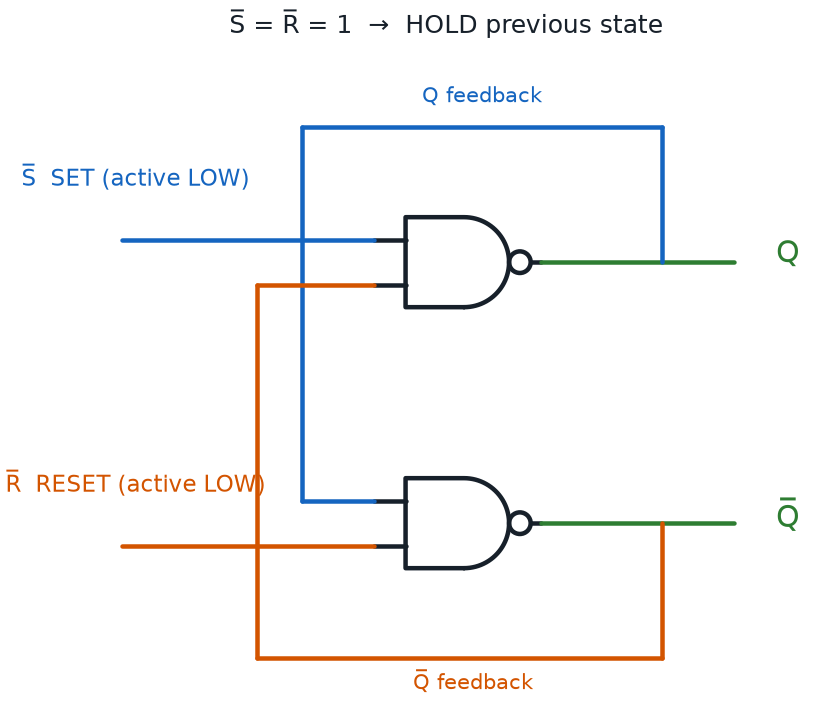

This figure's Python source:
#!/usr/bin/env python3
"""Render a cross-coupled NAND RS latch.

Prompt:
    Draw two cross-coupled NAND gates as an active-low RS latch. Label the
    external inputs S-bar (SET) and R-bar (RESET), outputs Q and Q-bar, and
    both feedback paths. Route one feedback path clearly above and the other
    below the gates with orthogonal segments, junction dots only at true joins,
    and no ambiguous crossings. Note that S-bar=R-bar=1 holds state.

Topology: upper NAND output Q feeds lower NAND feedback input; lower NAND
output Q-bar feeds upper NAND feedback input.
Assumptions: The chapter's S/R names are shown with bars because NAND-latch
inputs are active LOW.
"""

from pathlib import Path
import sys

sys.path.insert(0, str(Path(__file__).resolve().parents[3]))
import schemdraw.logic as logic
from docs.schematic_utils import BLUE, GREEN, INK, ORANGE, drawing, save_cli, text, wire


def build_drawing():
    d = drawing()
    top = d.add(logic.Nand(inputs=2).right().at((5, 5.2)))
    bot = d.add(logic.Nand(inputs=2).right().at((5, 2.3)))
    wire(d, (2.2, top.in1[1]), top.in1, color=BLUE)
    wire(d, (2.2, bot.in2[1]), bot.in2, color=ORANGE)
    text(d, "S̅  SET (active LOW)", (2.25, top.in1[1] + 0.6), color=BLUE, fontsize=9)
    text(
        d, "R̅  RESET (active LOW)", (2.25, bot.in2[1] + 0.6), color=ORANGE, fontsize=9
    )
    wire(d, top.out, (9, top.out[1]), color=GREEN)
    wire(d, bot.out, (9, bot.out[1]), color=GREEN)
    text(d, "Q", (9.5, top.out[1]), color=GREEN, fontsize=12)
    text(d, "Q̅", (9.5, bot.out[1]), color=GREEN, fontsize=12)
    wire(d, (8.2, top.out[1]), (8.2, 6.7), color=BLUE)
    wire(d, (8.2, 6.7), (4.2, 6.7), color=BLUE)
    wire(d, (4.2, 6.7), (4.2, bot.in1[1]), color=BLUE)
    wire(d, (4.2, bot.in1[1]), bot.in1, color=BLUE)
    wire(d, (8.2, bot.out[1]), (8.2, 0.8), color=ORANGE)
    wire(d, (8.2, 0.8), (3.7, 0.8), color=ORANGE)
    wire(d, (3.7, 0.8), (3.7, top.in2[1]), color=ORANGE)
    wire(d, (3.7, top.in2[1]), top.in2, color=ORANGE)
    text(d, "Q feedback", (6.1, 6.95), color=BLUE, fontsize=8.5)
    text(d, "Q̅ feedback", (6.0, 0.45), color=ORANGE, fontsize=8.5)
    text(d, "S̅ = R̅ = 1  →  HOLD previous state", (5.7, 7.75), fontsize=10)
    return d


if __name__ == "__main__":
    save_cli(build_drawing, __doc__)
